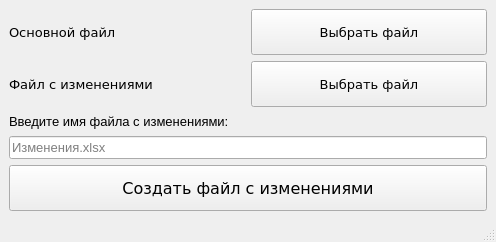
<?xml version="1.0" encoding="UTF-8"?>
<ui version="4.0">
 <class>MainWindow</class>
 <widget class="QMainWindow" name="MainWindow">
  <property name="geometry">
   <rect>
    <x>0</x>
    <y>0</y>
    <width>496</width>
    <height>242</height>
   </rect>
  </property>
  <property name="windowTitle">
   <string>[ОКЭИ]</string>
  </property>
  <property name="animated">
   <bool>true</bool>
  </property>
  <widget class="QWidget" name="centralwidget">
   <layout class="QVBoxLayout" name="verticalLayout_2">
    <item>
     <layout class="QVBoxLayout" name="verticalLayout">
      <item>
       <layout class="QHBoxLayout" name="horizontalLayout">
        <item>
         <widget class="QLabel" name="label_main_file">
          <property name="sizePolicy">
           <sizepolicy hsizetype="Preferred" vsizetype="Expanding">
            <horstretch>0</horstretch>
            <verstretch>0</verstretch>
           </sizepolicy>
          </property>
          <property name="font">
           <font>
            <family>Verdana</family>
            <pointsize>10</pointsize>
           </font>
          </property>
          <property name="autoFillBackground">
           <bool>false</bool>
          </property>
          <property name="text">
           <string>Основной файл</string>
          </property>
         </widget>
        </item>
        <item>
         <widget class="QPushButton" name="pushButton_main_select">
          <property name="sizePolicy">
           <sizepolicy hsizetype="Minimum" vsizetype="Expanding">
            <horstretch>0</horstretch>
            <verstretch>0</verstretch>
           </sizepolicy>
          </property>
          <property name="font">
           <font>
            <family>Verdana</family>
            <pointsize>10</pointsize>
           </font>
          </property>
          <property name="autoFillBackground">
           <bool>false</bool>
          </property>
          <property name="text">
           <string>Выбрать файл</string>
          </property>
         </widget>
        </item>
       </layout>
      </item>
      <item>
       <layout class="QHBoxLayout" name="horizontalLayout_2">
        <item>
         <widget class="QLabel" name="label_second_file">
          <property name="sizePolicy">
           <sizepolicy hsizetype="Preferred" vsizetype="Expanding">
            <horstretch>0</horstretch>
            <verstretch>0</verstretch>
           </sizepolicy>
          </property>
          <property name="font">
           <font>
            <family>Verdana</family>
            <pointsize>10</pointsize>
           </font>
          </property>
          <property name="autoFillBackground">
           <bool>false</bool>
          </property>
          <property name="text">
           <string>Файл с изменениями</string>
          </property>
         </widget>
        </item>
        <item>
         <widget class="QPushButton" name="pushButton_second_select">
          <property name="sizePolicy">
           <sizepolicy hsizetype="Minimum" vsizetype="Expanding">
            <horstretch>0</horstretch>
            <verstretch>0</verstretch>
           </sizepolicy>
          </property>
          <property name="font">
           <font>
            <family>Verdana</family>
            <pointsize>10</pointsize>
           </font>
          </property>
          <property name="autoFillBackground">
           <bool>false</bool>
          </property>
          <property name="text">
           <string>Выбрать файл</string>
          </property>
         </widget>
        </item>
       </layout>
      </item>
      <item>
       <layout class="QVBoxLayout" name="verticalLayout_3">
        <item>
         <widget class="QLabel" name="label_kkkk">
          <property name="sizePolicy">
           <sizepolicy hsizetype="Preferred" vsizetype="Expanding">
            <horstretch>0</horstretch>
            <verstretch>0</verstretch>
           </sizepolicy>
          </property>
          <property name="font">
           <font>
            <pointsize>10</pointsize>
           </font>
          </property>
          <property name="autoFillBackground">
           <bool>false</bool>
          </property>
          <property name="text">
           <string>Введите имя файла с изменениями:</string>
          </property>
         </widget>
        </item>
        <item>
         <widget class="QLineEdit" name="lineEdit_output_name">
          <property name="sizePolicy">
           <sizepolicy hsizetype="Preferred" vsizetype="Expanding">
            <horstretch>0</horstretch>
            <verstretch>0</verstretch>
           </sizepolicy>
          </property>
          <property name="font">
           <font>
            <pointsize>10</pointsize>
           </font>
          </property>
          <property name="autoFillBackground">
           <bool>false</bool>
          </property>
          <property name="placeholderText">
           <string>Изменения.xlsx</string>
          </property>
         </widget>
        </item>
       </layout>
      </item>
      <item>
       <widget class="QPushButton" name="pushButton_4">
        <property name="sizePolicy">
         <sizepolicy hsizetype="Minimum" vsizetype="Expanding">
          <horstretch>0</horstretch>
          <verstretch>0</verstretch>
         </sizepolicy>
        </property>
        <property name="font">
         <font>
          <family>Verdana</family>
          <pointsize>12</pointsize>
         </font>
        </property>
        <property name="autoFillBackground">
         <bool>false</bool>
        </property>
        <property name="text">
         <string>Создать файл с изменениями</string>
        </property>
       </widget>
      </item>
     </layout>
    </item>
   </layout>
  </widget>
  <widget class="QMenuBar" name="menubar">
   <property name="geometry">
    <rect>
     <x>0</x>
     <y>0</y>
     <width>496</width>
     <height>21</height>
    </rect>
   </property>
  </widget>
  <widget class="QStatusBar" name="statusbar"/>
 </widget>
 <resources/>
 <connections/>
</ui>
